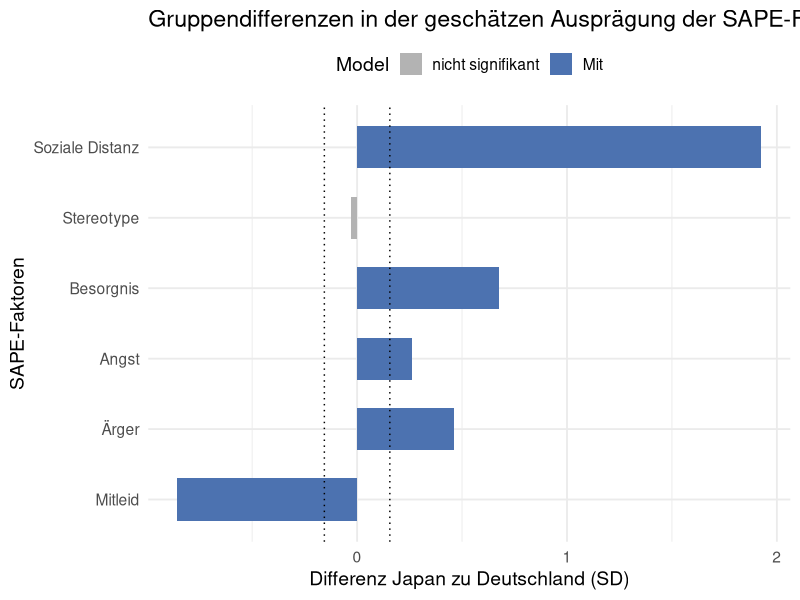
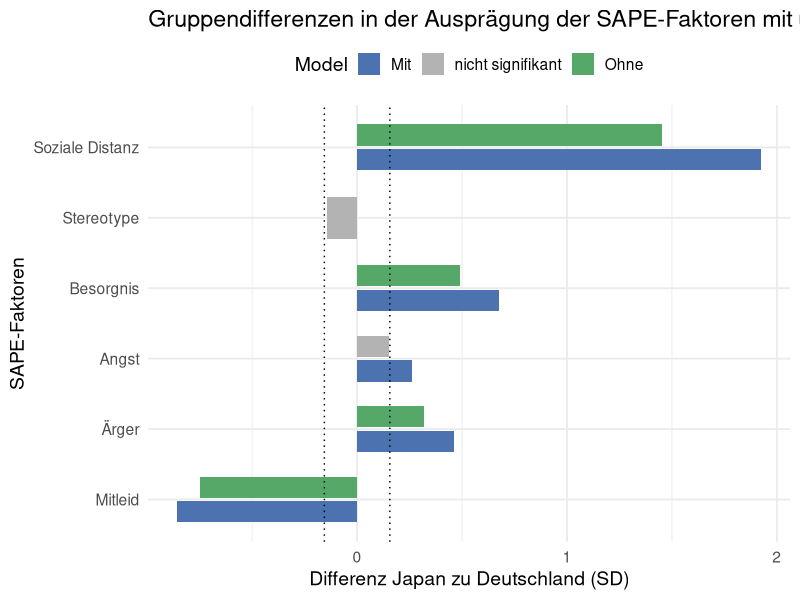
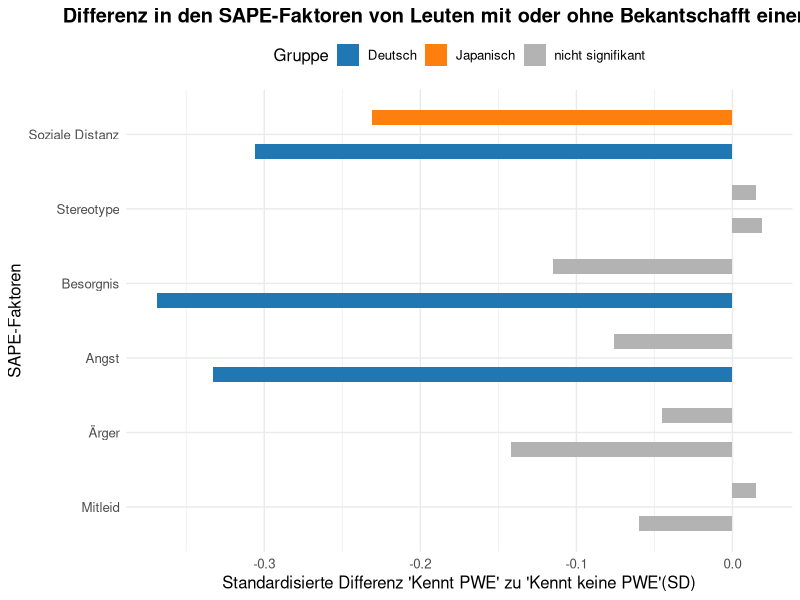
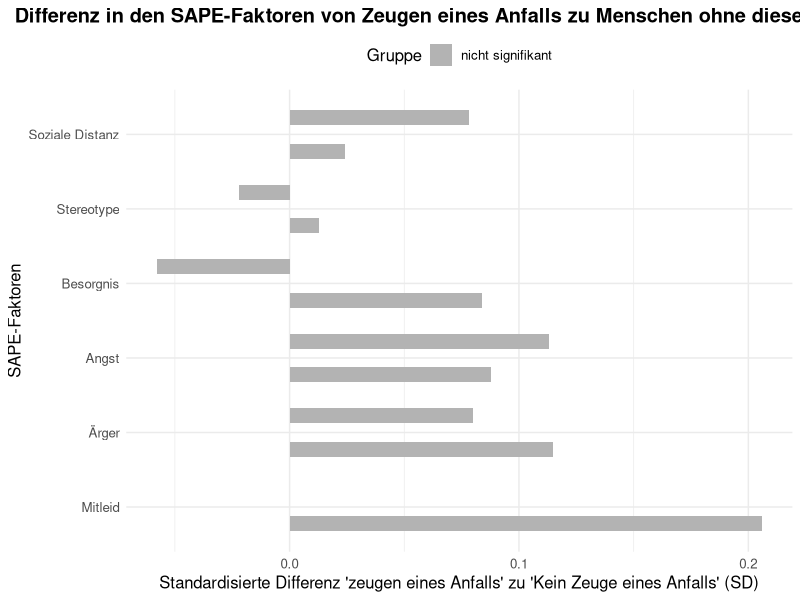
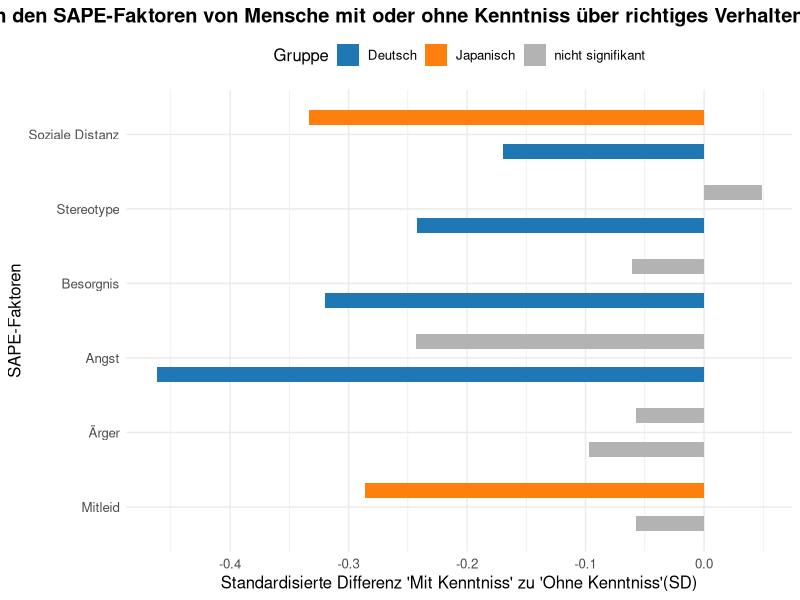
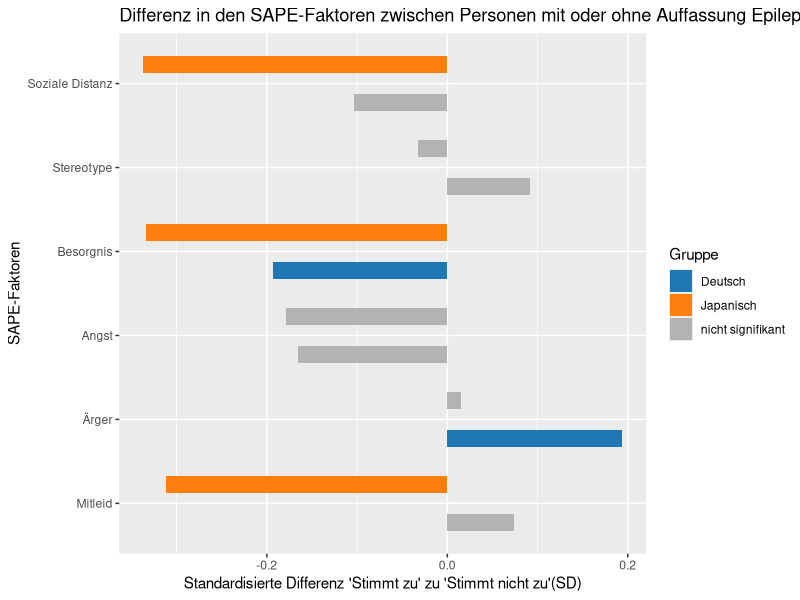
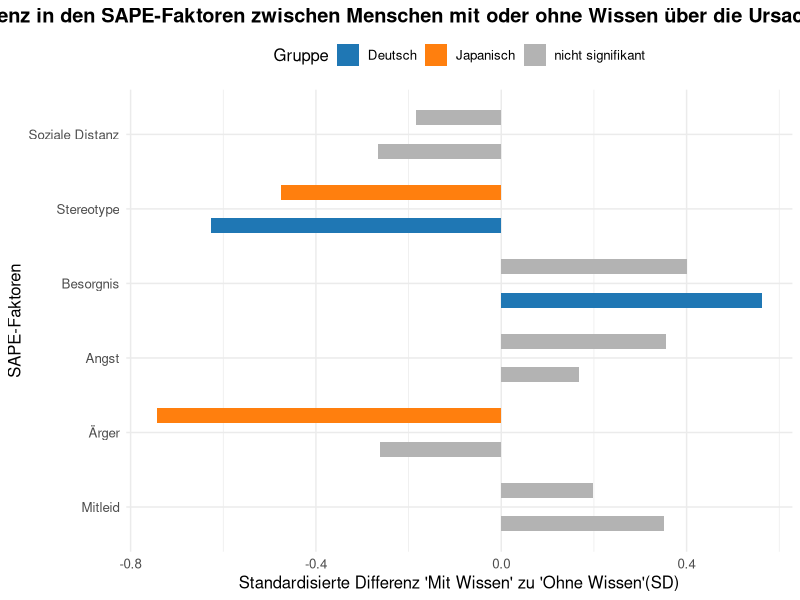
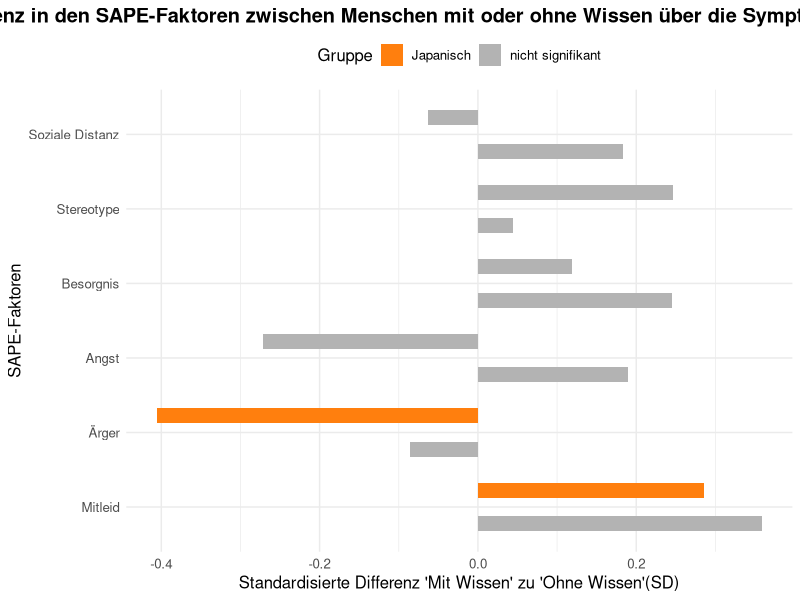

Write R code to recreate these figures, in order.
#SAPE-Factors with and without sociodemographic factors####
#Only With#####
# Load required libraries
library(ggplot2)
library(dplyr)

# Step 1: Create the CFA-only data frame
data <- data.frame(
  Factor = factor(c("Soziale Distanz", "Stereotype", "Besorgnis", "Angst", "Ärger", "Mitleid"),
                  levels = rev(c("Soziale Distanz", "Stereotype", "Besorgnis", "Angst", "Ärger", "Mitleid"))),
  Delta_b = c(1.925, -0.027, 0.677, 0.260, 0.463, -0.856)
)

# Step 2: Assign color based on ±0.156 threshold
threshold <- 0.156
data <- data %>%
  mutate(
    Color = ifelse(abs(Delta_b) <= threshold, "gray", "With")
  )

# Step 3: Plot
ggplot(data, aes(x = Delta_b, y = Factor, fill = Color)) +
  geom_bar(stat = "identity", width = 0.6) +
  scale_fill_manual(
    values = c("With" = "#4C72B0", "gray" = "gray70"),
    labels = c("With" = "Mit", "gray" = "nicht signifikant"),
    name = "Model"
  ) +
  geom_vline(xintercept = c(-threshold, threshold), linetype = "dotted", color = "black") +
  labs(
    title = "Gruppendifferenzen in der geschätzen Ausprägung der SAPE-Faktoren (Keine Kontrolle)",
    x = "Differenz Japan zu Deutschland (SD)",
    y = "SAPE-Faktoren"
  ) +
  theme_minimal(base_size = 14) +
  theme(legend.position = "top")

#With and Without#####
# Load required libraries
library(ggplot2)
library(tidyr)
library(dplyr)

# Step 1: Create the data frame
data <- data.frame(
  Factor = factor(c("Soziale Distanz", "Stereotype", "Besorgnis", "Angst", "Ärger", "Mitleid"),
                  levels = rev(c("Soziale Distanz", "Stereotype", "Besorgnis", "Angst", "Ärger", "Mitleid"))),
  CFA = c(1.925, -0.027, 0.677, 0.260, 0.463, -0.856),
  SEM = c(1.454, -0.145, 0.488, 0.152, 0.321, -0.747)
)

# Step 2: Reshape to long format
data_long <- pivot_longer(data, cols = c(CFA, SEM), names_to = "Model", values_to = "Delta_b")

# Step 3: Apply conditional coloring (gray if between ±0.156)
threshold <- 0.156
data_long <- data_long %>%
  mutate(
    Color = ifelse(abs(Delta_b) <= threshold, "gray", Model),
    ModelLabel = recode(Model, "CFA" = "With", "SEM" = "Without")  # For legend labeling
  )

# Step 4: Plot with custom legend
ggplot(data_long, aes(x = Delta_b, y = Factor, fill = Color)) +
  geom_bar(stat = "identity", position = position_dodge(width = 0.7), width = 0.6) +
  scale_fill_manual(
    values = c("CFA" = "#4C72B0", "SEM" = "#55A868", "gray" = "gray70"),
    labels = c("CFA" = "Mit", "SEM" = "Ohne", "gray" = "nicht signifikant"),
    name = "Model"
  ) +
  geom_vline(xintercept = c(-threshold, threshold), linetype = "dotted", color = "black") +
  labs(
    title = "Gruppendifferenzen in der Ausprägung der SAPE-Faktoren mit und ohne Kontrolle sozidemographischer Faktoren",
    x = "Differenz Japan zu Deutschland (SD)",
    y = "SAPE-Faktoren"
  ) +
  theme_minimal(base_size = 14) +
  theme(legend.position = "top")


#Experience####
##EXP1#####
library(ggplot2)
library(dplyr)
library(tidyr)

# Data
exp1_data <- data.frame(
  Factor = factor(c("Soziale Distanz", "Stereotype", "Besorgnis", "Angst", "Ärger", "Mitleid"),
                  levels = rev(c("Soziale Distanz", "Stereotype", "Besorgnis", "Angst", "Ärger", "Mitleid"))),
  GER_value = c(-0.306, 0.019, -0.369, -0.333, -0.142, -0.060),
  GER_sig   = c(TRUE, FALSE, TRUE, TRUE, FALSE, FALSE),
  JP_value  = c(-0.231, 0.015, -0.115, -0.076, -0.045, 0.015),
  JP_sig    = c(TRUE, FALSE, FALSE, FALSE, FALSE, FALSE)
)

# Reshape to long format
exp1_long <- exp1_data %>%
  pivot_longer(
    cols = -Factor,
    names_to = c("Group", "Type"),
    names_sep = "_",
    values_to = "Value"
  ) %>%
  pivot_wider(
    names_from = Type,
    values_from = Value
  )

# Define color based on significance
exp1_long <- exp1_long %>%
  mutate(Color = ifelse(sig,
                        ifelse(Group == "GER", "#1f77b4", "#ff7f0e"),
                        "gray70"))

# Plot with separated bars
ggplot(exp1_long, aes(x = Factor, y = value, fill = Color)) +
  geom_bar(stat = "identity",
           position = position_dodge(width = 0.9),
           width = 0.4,
           aes(group = Group)) +
  coord_flip() +
  labs(
    title = "Differenz in den SAPE-Faktoren von Leuten mit oder ohne Bekantschafft einer PWE",
    x = "SAPE-Faktoren",
    y = "Standardisierte Differenz 'Kennt PWE' zu 'Kennt keine PWE'(SD)"
  ) +
  scale_fill_identity(
    guide = "legend",
    labels = c("Deutsch", "Japanisch", "nicht signifikant"),
    breaks = c("#1f77b4", "#ff7f0e", "gray70"),
    name = "Gruppe"
  ) +
  theme_minimal() +
  theme(
    text = element_text(size = 12),
    plot.title = element_text(face = "bold", hjust = 0.5),
    legend.position = "top"
  )




##EXP2#####
library(ggplot2)
library(dplyr)
library(tidyr)

# Data for Exp2
exp2_data <- data.frame(
  Factor = factor(c("Soziale Distanz", "Stereotype", "Besorgnis", "Angst", "Ärger", "Mitleid"),
                  levels = rev(c("Soziale Distanz", "Stereotype", "Besorgnis", "Angst", "Ärger", "Mitleid"))),
  GER_value = c(0.024, 0.013, 0.084, 0.088, 0.115, 0.206),
  GER_sig   = c(FALSE, FALSE, FALSE, FALSE, FALSE, FALSE),
  JP_value  = c(0.078, -0.022, -0.058, 0.113, 0.080, 0.000),
  JP_sig    = c(FALSE, FALSE, FALSE, FALSE, FALSE, FALSE)
)

# Reshape to long format
exp2_long <- exp2_data %>%
  pivot_longer(
    cols = -Factor,
    names_to = c("Group", "Type"),
    names_sep = "_",
    values_to = "Value"
  ) %>%
  pivot_wider(
    names_from = Type,
    values_from = Value
  )

# Define fill color based on significance
exp2_long <- exp2_long %>%
  mutate(Color = ifelse(sig,
                        ifelse(Group == "GER", "#1f77b4", "#ff7f0e"),
                        "gray70"))

# Plot for Exp2
ggplot(exp2_long, aes(x = Factor, y = value, fill = Color)) +
  geom_bar(stat = "identity",
           position = position_dodge(width = 0.9),
           width = 0.4,
           aes(group = Group)) +
  coord_flip() +
  labs(
    title = "Differenz in den SAPE-Faktoren von Zeugen eines Anfalls zu Menschen ohne diese Erfahrung",
    x = "SAPE-Faktoren",
    y = "Standardisierte Differenz 'zeugen eines Anfalls' zu 'Kein Zeuge eines Anfalls' (SD)"
  ) +
  scale_fill_identity(
    guide = "legend",
    labels = c("Deutsch", "Japanisch", "nicht signifikant"),
    breaks = c("#1f77b4", "#ff7f0e", "gray70"),
    name = "Gruppe"
  ) +
  theme_minimal() +
  theme(
    text = element_text(size = 12),
    plot.title = element_text(face = "bold", hjust = 0.5),
    legend.position = "top"
  )


##EXP3#####
library(ggplot2)
library(dplyr)
library(tidyr)

# Data for Exp3
exp3_data <- data.frame(
  Factor = factor(c("Soziale Distanz", "Stereotype", "Besorgnis", "Angst", "Ärger", "Mitleid"),
                  levels = rev(c("Soziale Distanz", "Stereotype", "Besorgnis", "Angst", "Ärger", "Mitleid"))),
  GER_value = c(-0.170, -0.242, -0.320, -0.462, -0.097, -0.057),
  GER_sig   = c(TRUE, TRUE, TRUE, TRUE, FALSE, FALSE),
  JP_value  = c(-0.333, 0.049, -0.061, -0.243, -0.057, -0.286),
  JP_sig    = c(TRUE, FALSE, FALSE, FALSE, FALSE, TRUE)
)

# Reshape to long format
exp3_long <- exp3_data %>%
  pivot_longer(
    cols = -Factor,
    names_to = c("Group", "Type"),
    names_sep = "_",
    values_to = "Value"
  ) %>%
  pivot_wider(
    names_from = Type,
    values_from = Value
  )

# Define color based on significance
exp3_long <- exp3_long %>%
  mutate(Color = ifelse(sig,
                        ifelse(Group == "GER", "#1f77b4", "#ff7f0e"),
                        "gray70"))

# Plot for Exp3
ggplot(exp3_long, aes(x = Factor, y = value, fill = Color)) +
  geom_bar(stat = "identity",
           position = position_dodge(width = 0.9),
           width = 0.4,
           aes(group = Group)) +
  coord_flip() +
  labs(
    title = "Differenz in den SAPE-Faktoren von Mensche mit oder ohne Kenntniss über richtiges Verhalten während eines Anfalls",
    x = "SAPE-Faktoren",
    y = "Standardisierte Differenz 'Mit Kenntniss' zu 'Ohne Kenntniss'(SD)"
  ) +
  scale_fill_identity(
    guide = "legend",
    labels = c("Deutsch", "Japanisch", "nicht signifikant"),
    breaks = c("#1f77b4", "#ff7f0e", "gray70"),
    name = "Gruppe"
  ) +
  theme_minimal() +
  theme(
    text = element_text(size = 12),
    plot.title = element_text(face = "bold", hjust = 0.5),
    legend.position = "top"
  )
##Exp4#####
library(ggplot2)
library(dplyr)
library(tidyr)

# Data for Exp4: yes (ref: no/I don’t know)
exp4_data <- data.frame(
  Factor = factor(c("Soziale Distanz", "Stereotype", "Besorgnis", "Angst", "Ärger", "Mitleid"),
                  levels = rev(c("Soziale Distanz", "Stereotype", "Besorgnis", "Angst", "Ärger", "Mitleid"))),
  GER_value = c(-0.103, 0.092, -0.193, -0.166, 0.194, 0.074),
  GER_sig   = c(FALSE, FALSE, TRUE, FALSE, TRUE, FALSE),
  JP_value  = c(-0.337, -0.033, -0.334, -0.179, 0.015, -0.312),
  JP_sig    = c(TRUE, FALSE, TRUE, FALSE, FALSE, TRUE)
)

# Reshape to long format
exp4_long <- exp4_data %>%
  pivot_longer(
    cols = -Factor,
    names_to = c("Group", "Type"),
    names_sep = "_",
    values_to = "Value"
  ) %>%
  pivot_wider(
    names_from = Type,
    values_from = Value
  )

# Define fill color based on significance
exp4_long <- exp4_long %>%
  mutate(Color = ifelse(sig,
                        ifelse(Group == "GER", "#1f77b4", "#ff7f0e"),
                        "gray70"))

# Plot
ggplot(exp4_long, aes(x = Factor, y = value, fill = Color)) +
  geom_bar(stat = "identity",
           position = position_dodge(width = 0.9),
           width = 0.4,
           aes(group = Group)) +
  coord_flip() +
  labs(
    title = "Differenz in den SAPE-Faktoren zwischen Personen mit oder ohne Auffassung Epilepsie sei erfolgreich Behandelbar",
    x = "SAPE-Faktoren",
    y = "Standardisierte Differenz 'Stimmt zu' zu 'Stimmt nicht zu'(SD)"
  ) +
  scale_fill_identity(
    guide = "legend",
    labels = c("Deutsch", "Japanisch", "nicht signifikant"),
    breaks = c("#1f77b4", "#ff7f0e", "gray70"),
    name = "Gruppe"
  )

#Knowledge####
##Know1#####
library(ggplot2)
library(dplyr)
library(tidyr)

# Data for Knowledge: Symptoms
symptom_data <- data.frame(
  Factor = factor(c("Soziale Distanz", "Stereotype", "Besorgnis", "Angst", "Ärger", "Mitleid"),
                  levels = rev(c("Soziale Distanz", "Stereotype", "Besorgnis", "Angst", "Ärger", "Mitleid"))),
  GER_value = c(-0.265, -0.626, 0.563, 0.167, -0.261, 0.352),
  GER_sig   = c(FALSE, TRUE, TRUE, FALSE, FALSE, FALSE),
  JP_value  = c(-0.184, -0.476, 0.400, 0.355, -0.744, 0.199),
  JP_sig    = c(FALSE, TRUE, FALSE, FALSE, TRUE, FALSE)
)

# Reshape to long format
symptom_long <- symptom_data %>%
  pivot_longer(
    cols = -Factor,
    names_to = c("Group", "Type"),
    names_sep = "_",
    values_to = "Value"
  ) %>%
  pivot_wider(
    names_from = Type,
    values_from = Value
  )

# Define fill color based on significance
symptom_long <- symptom_long %>%
  mutate(Color = ifelse(sig,
                        ifelse(Group == "GER", "#1f77b4", "#ff7f0e"),
                        "gray70"))

# Plot
ggplot(symptom_long, aes(x = Factor, y = value, fill = Color)) +
  geom_bar(stat = "identity",
           position = position_dodge(width = 0.9),
           width = 0.4,
           aes(group = Group)) +
  coord_flip() +
  labs(
    title = "Differenz in den SAPE-Faktoren zwischen Menschen mit oder ohne Wissen über die Ursachen von Epilepsie",
    x = "SAPE-Faktoren",
    y = "Standardisierte Differenz 'Mit Wissen' zu 'Ohne Wissen'(SD)"
  ) +
  scale_fill_identity(
    guide = "legend",
    labels = c("Deutsch", "Japanisch", "nicht signifikant"),
    breaks = c("#1f77b4", "#ff7f0e", "gray70"),
    name = "Gruppe"
  ) +
  theme_minimal() +
  theme(
    text = element_text(size = 12),
    plot.title = element_text(face = "bold", hjust = 0.5),
    legend.position = "top"
  )


##Know2#####
library(ggplot2)
library(dplyr)
library(tidyr)

# Data for Knowledge: Causes
causes_data <- data.frame(
  Factor = factor(c("Soziale Distanz", "Stereotype", "Besorgnis", "Angst", "Ärger", "Mitleid"),
                  levels = rev(c("Soziale Distanz", "Stereotype", "Besorgnis", "Angst", "Ärger", "Mitleid"))),
  GER_value = c(0.183, 0.044, 0.245, 0.189, -0.086, 0.359),
  GER_sig   = c(FALSE, FALSE, FALSE, FALSE, FALSE, FALSE),
  JP_value  = c(-0.063, 0.246, 0.119, -0.272, -0.406, 0.285),
  JP_sig    = c(FALSE, FALSE, FALSE, FALSE, TRUE, TRUE)
)

# Reshape to long format
causes_long <- causes_data %>%
  pivot_longer(
    cols = -Factor,
    names_to = c("Group", "Type"),
    names_sep = "_",
    values_to = "Value"
  ) %>%
  pivot_wider(
    names_from = Type,
    values_from = Value
  )

# Define fill color based on significance
causes_long <- causes_long %>%
  mutate(Color = ifelse(sig,
                        ifelse(Group == "GER", "#1f77b4", "#ff7f0e"),
                        "gray70"))

# Plot
ggplot(causes_long, aes(x = Factor, y = value, fill = Color)) +
  geom_bar(stat = "identity",
           position = position_dodge(width = 0.9),
           width = 0.4,
           aes(group = Group)) +
  coord_flip() +
  labs(
    title = "Differenz in den SAPE-Faktoren zwischen Menschen mit oder ohne Wissen über die Symptome von Epilepsie",
    x = "SAPE-Faktoren",
    y = "Standardisierte Differenz 'Mit Wissen' zu 'Ohne Wissen'(SD)"
  ) +
  scale_fill_identity(
    guide = "legend",
    labels = c("Deutsch", "Japanisch", "nicht signifikant"),
    breaks = c("#1f77b4", "#ff7f0e", "gray70"),
    name = "Gruppe"
  ) +
  theme_minimal() +
  theme(
    text = element_text(size = 12),
    plot.title = element_text(face = "bold", hjust = 0.5),
    legend.position = "top"
  )

##Know3#####
library(ggplot2)
library(dplyr)
library(tidyr)

# Data for Knowledge: Treatment
treatment_data <- data.frame(
  Factor = factor(c("Soziale Distanz", "Stereotype", "Besorgnis", "Angst", "Ärger", "Mitleid"),
                  levels = rev(c("Soziale Distanz", "Stereotype", "Besorgnis", "Angst", "Ärger", "Mitleid"))),
  GER_value = c(-0.127, -0.180, -0.224, 0.007, -0.381, 0.298),
  GER_sig   = c(FALSE, FALSE, FALSE, FALSE, FALSE, FALSE),
  JP_value  = c(0.151, 0.304, -0.039, 0.094, 0.280, 0.191),
  JP_sig    = c(FALSE, FALSE, FALSE, FALSE, TRUE, FALSE)
)

# Reshape to long format
treatment_long <- treatment_data %>%
  pivot_longer(
    cols = -Factor,
    names_to = c("Group", "Type"),
    names_sep = "_",
    values_to = "Value"
  ) %>%
  pivot_wider(
    names_from = Type,
    values_from = Value
  )

# Define fill color based on significance
treatment_long <- treatment_long %>%
  mutate(Color = ifelse(sig,
                        ifelse(Group == "GER", "#1f77b4", "#ff7f0e"),
                        "gray70"))

# Plot
ggplot(treatment_long, aes(x = Factor, y = value, fill = Color)) +
  geom_bar(stat = "identity",
           position = position_dodge(width = 0.9),
           width = 0.4,
           aes(group = Group)) +
  coord_flip() +
  labs(
    title = "Differenz in den SAPE-Faktoren zwischen Menschen mit oder ohne Wissen über die Behandlung von Epilepsie",
    x = "SAPE-Faktoren",
    y = "Standardisierte Differenz 'Mit Wissen' zu 'Ohne Wissen'(SD)"
  ) +
  scale_fill_identity(
    guide = "legend",
    labels = c("Deutsch", "Japanisch", "nicht signifikant"),
    breaks = c("#1f77b4", "#ff7f0e", "gray70"),
    name = "Gruppe"
  ) +
  theme_minimal() +
  theme(
    text = element_text(size = 12),
    plot.title = element_text(face = "bold", hjust = 0.5),
    legend.position = "top"
  )

#Gender####
library(ggplot2)
library(dplyr)
library(tidyr)

# Data for Gender: female (ref: male)
gender_data <- data.frame(
  Factor = factor(c("Soziale Distanz", "Stereotype", "Besorgnis", "Angst", "Ärger", "Mitleid"),
                  levels = rev(c("Soziale Distanz", "Stereotype", "Besorgnis", "Angst", "Ärger", "Mitleid"))),
  GER_value = c(-0.309, -0.282, -0.208, -0.061, -0.346, 0.155),
  GER_sig   = c(TRUE, TRUE, TRUE, FALSE, TRUE, FALSE),
  JP_value  = c(-0.103, -0.226, -0.172, -0.201, -0.364, -0.337),
  JP_sig    = c(FALSE, TRUE, TRUE, TRUE, TRUE, TRUE)
)

# Reshape to long format
gender_long <- gender_data %>%
  pivot_longer(
    cols = -Factor,
    names_to = c("Group", "Type"),
    names_sep = "_",
    values_to = "Value"
  ) %>%
  pivot_wider(
    names_from = Type,
    values_from = Value
  )

# Define fill color based on significance
gender_long <- gender_long %>%
  mutate(Color = ifelse(sig,
                        ifelse(Group == "GER", "#1f77b4", "#ff7f0e"),
                        "gray70"))

# Plot
ggplot(gender_long, aes(x = Factor, y = value, fill = Color)) +
  geom_bar(stat = "identity",
           position = position_dodge(width = 0.9),
           width = 0.4,
           aes(group = Group)) +
  coord_flip() +
  labs(
    title = "Differenz in den SAPE-Faktoren zwischen Männern und Frauen ",
    x = "SAPE-Faktoren",
    y = "Standardisierte Differenz von Frauen zu Männern (SD)"
  ) +
  scale_fill_identity(
    guide = "legend",
    labels = c("Deutsch", "Japanisch", "nicht signifikant"),
    breaks = c("#1f77b4", "#ff7f0e", "gray70"),
    name = "Gruppe"
  ) +
  theme_minimal() +
  theme(
    text = element_text(size = 12),
    plot.title = element_text(face = "bold", hjust = 0.5),
    legend.position = "top"
  )


#Age <25 (ref >65)####
library(ggplot2)
library(dplyr)
library(tidyr)

# Data for Age <25 (ref >65)
age_data <- data.frame(
  Factor = factor(c("Soziale Distanz", "Stereotype", "Besorgnis", "Angst", "Ärger", "Mitleid"),
                  levels = rev(c("Soziale Distanz", "Stereotype", "Besorgnis", "Angst", "Ärger", "Mitleid"))),
  GER_value = c(-0.131, -0.097, -0.240, -0.229, 0.151, -0.391),
  GER_sig   = c(FALSE, FALSE, FALSE, FALSE, FALSE, TRUE),
  JP_value  = c(-0.571, 0.577, 0.136, -0.036, 0.245, -0.093),
  JP_sig    = c(TRUE, TRUE, FALSE, FALSE, FALSE, FALSE)
)

# Reshape to long format
age_long <- age_data %>%
  pivot_longer(
    cols = -Factor,
    names_to = c("Group", "Type"),
    names_sep = "_",
    values_to = "Value"
  ) %>%
  pivot_wider(
    names_from = Type,
    values_from = Value
  )

# Define fill color based on significance
age_long <- age_long %>%
  mutate(Color = ifelse(sig,
                        ifelse(Group == "GER", "#1f77b4", "#ff7f0e"),
                        "gray70"))

# Plot
ggplot(age_long, aes(x = Factor, y = value, fill = Color)) +
  geom_bar(stat = "identity",
           position = position_dodge(width = 0.9),
           width = 0.4,
           aes(group = Group)) +
  coord_flip() +
  labs(
    title = "Differenz in den SAPE-Faktoren zwischen Menschen jünger als 25 Jahre und Menschen älter als 65 Jahre ",
    x = "SAPE-Faktoren",
    y = "Standardisierte Differenz von Menschen <25 zu Menschen >65 (SD)"
  ) +
  scale_fill_identity(
    guide = "legend",
    labels = c("Deutsch", "Japanisch", "nicht signifikant"),
    breaks = c("#1f77b4", "#ff7f0e", "gray70"),
    name = "Gruppe"
  ) +
  theme_minimal() +
  theme(
    text = element_text(size = 12),
    plot.title = element_text(face = "bold", hjust = 0.5),
    legend.position = "top"
  )
